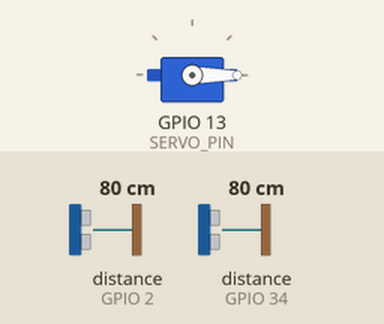
A sketch run on a simulated ESP32. Parts: servo. The inputs (shaded band) are chosen by the test bench; at power-on: distance to the obstacle (sensors on GPIO 2, GPIO 34) 80 cm. The echo pulse lasts 58.3 µs per cm; WiFi joins after 1.5 s; servers stay silent unless stated; no MQTT or app messages arrive unless stated; what the sketch prints to the serial monitor is not drawn.

Above: at 2.7 s.
2.8 s: distance to the obstacle (sensor on GPIO 2) set to 8 cm
5.8 s: distance to the obstacle (sensor on GPIO 2) set to 5 cm
At 6.5 s:
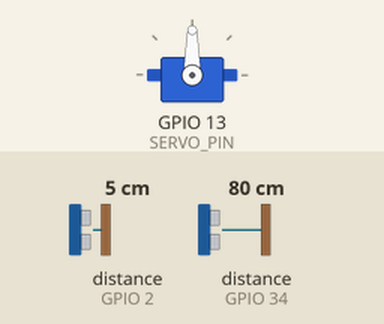
Timing chart, 0 to 16.3 s (numbered marks = the images above; inputs shaded):
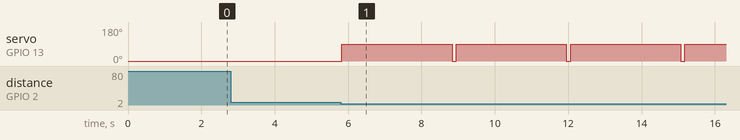

Measured:
- the behaviour switches between 7 and 6 cm on distance to the obstacle (sensor on GPIO 2) (found by bisection; images 0 and 1)
- after the input at 2.8 s, every drawn part: stays the same
- after the input at 5.8 s, servo on GPIO 13 (SERVO_PIN): alternates 90° for 3.0 s and 0° for 0.11 s, starting at once

The sketch:

sketch_oct7b.ino
```cpp
#include <WiFi.h>
#include <PubSubClient.h> // MQTT library
#include <ESP32Servo.h>   // For controlling the Servo motor

// ---------------------------
// 1. WiFi & MQTT Configuration
// ---------------------------
const char* ssid = "REDMI 15C";
const char* password = "benson1234";
const char* mqtt_server = "10.197.145.50"; // Your computer's IP address where Mosquitto is running
const char* mqtt_client_id = "ESP32_Smart_Parking_Client";
const int mqtt_port = 1883; // Standard MQTT port

// MQTT Topics
const char* topic_available_slots = "parking/available_slots";
const char* topic_occupied_slots = "parking/occupied_slots";
const char* topic_gate_status = "parking/gate_status";

// ---------------------------
// 2. Hardware Pin Definitions
// ---------------------------
// Servo Gate
const int SERVO_PIN = 13;
Servo gateServo;
const int GATE_OPEN_ANGLE = 90;  // Angle for open gate
const int GATE_CLOSED_ANGLE = 0; // Angle for closed gate

// Ultrasonic Sensor - Entry
const int TRIG_ENTRY_PIN = 4;
const int ECHO_ENTRY_PIN = 2;

// Ultrasonic Sensor - Exit
const int TRIG_EXIT_PIN = 25;
const int ECHO_EXIT_PIN = 34;

// ---------------------------
// 3. System Variables
// ---------------------------
const int MAX_SLOTS = 4;
int availableSlots = MAX_SLOTS;
int occupiedSlots = 0;
bool gateOpen = false; // Track gate status
const int DETECTION_DISTANCE_CM = 6; // Max distance to consider a car detected
unsigned long lastMsg = 0;
const long interval = 5000; // Update interval for status (5 seconds)

// Connection tracking
unsigned long lastReconnectAttempt = 0;
const long RECONNECT_INTERVAL = 5000; // 5 seconds between reconnect attempts

// ---------------------------
// 4. Object Initialization
// ---------------------------
WiFiClient espClient;
PubSubClient client(espClient);

// ---------------------------
// 5. Function Prototypes
// ---------------------------
void setup_wifi();
bool reconnect();
long readDistanceCM(int trigPin, int echoPin);
void handleGate(bool open);
void updateParkingStatus();
void publishParkingData();
void publishGateStatus(bool isOpen);
void checkWiFiConnection();

// ---------------------------
// 6. Setup Function
// ---------------------------
void setup() {
  Serial.begin(115200);
  Serial.println("Starting ESP32 Smart Parking System...");

  // Initialize Servo
  gateServo.attach(SERVO_PIN);
  handleGate(false); // Start with the gate closed

  // Initialize Ultrasonic Pins
  // Entry Sensor
  pinMode(TRIG_ENTRY_PIN, OUTPUT);
  pinMode(ECHO_ENTRY_PIN, INPUT);
  // Exit Sensor
  pinMode(TRIG_EXIT_PIN, OUTPUT);
  pinMode(ECHO_EXIT_PIN, INPUT);

  setup_wifi();

  // Configure MQTT client with keepalive and connection timeout
  client.setServer(mqtt_server, mqtt_port);
  client.setKeepAlive(60); // 60 second keepalive
  client.setSocketTimeout(30); // 30 second socket timeout

  // No client.setCallback() needed as we are only publishing data.

  Serial.println("Setup complete.");

  // Publish initial status
  if (client.connected()) {
    publishParkingData();
    publishGateStatus(false);
  }
}

// ---------------------------
// 7. Main Loop Function
// ---------------------------
void loop() {
  // Check and maintain WiFi connection
  checkWiFiConnection();

  // Check and maintain MQTT connection
  if (!client.connected()) {
    unsigned long now = millis();
    if (now - lastReconnectAttempt > RECONNECT_INTERVAL) {
      lastReconnectAttempt = now;
      if (reconnect()) {
        lastReconnectAttempt = 0;
      }
    }
  } else {
    client.loop();
  }

  // Read sensor data and manage parking logic only if connected
  if (client.connected()) {
    updateParkingStatus();
  }

  // Basic delay to prevent watchdog timer resets
  delay(100);
}

// ----------------------------------------
// 8. Parking System Logic Implementation
// ----------------------------------------

/**
 * @brief Reads the distance from an ultrasonic sensor.
 * @param trigPin Trigger pin of the sensor.
 * @param echoPin Echo pin of the sensor.
 * @return long Distance in centimeters.
 */
long readDistanceCM(int trigPin, int echoPin) {
  // Clears the trigPin condition
  digitalWrite(trigPin, LOW);
  delayMicroseconds(2);

  // Sets the trigPin HIGH for 10 micro-seconds
  digitalWrite(trigPin, HIGH);
  delayMicroseconds(10);
  digitalWrite(trigPin, LOW);

  // Reads the echoPin, returns the sound wave travel time in microseconds
  long duration = pulseIn(echoPin, HIGH, 30000); // 30ms timeout

  // If pulseIn timed out, return a large distance
  if (duration == 0) {
    return 1000; // Return 1000cm to indicate no detection
  }

  // Calculating the distance in cm
  // Distance = Duration * speed of sound (340 m/s or 0.034 cm/µs) / 2
  long distance = duration * 0.034 / 2;
  return distance;
}

/**
 * @brief Controls the servo gate position and publishes status.
 * @param open True to open the gate, false to close it.
 */
void handleGate(bool open) {
  int targetAngle = open ? GATE_OPEN_ANGLE : GATE_CLOSED_ANGLE;
  gateServo.write(targetAngle);
  gateOpen = open; // Update gate status
  Serial.printf("Gate is now %s (Angle: %d)\n", open ? "OPEN" : "CLOSED", targetAngle);

  // Publish gate status immediately when it changes
  if (client.connected()) {
    publishGateStatus(open);
  }
}

/**
 * @brief Publishes gate status to MQTT.
 * @param isOpen True if gate is open, false if closed.
 */
void publishGateStatus(bool isOpen) {
  const char* status = isOpen ? "OPEN" : "CLOSED";
  if (client.publish(topic_gate_status, status, true)) { // true for retained
    Serial.printf("Gate status published: %s\n", status);
  } else {
    Serial.println("Failed to publish gate status");
  }
}

/**
 * @brief Publishes all parking data to MQTT topics.
 */
void publishParkingData() {
  // Update occupied slots
  occupiedSlots = MAX_SLOTS - availableSlots;

  // Publish available slots
  char availablePayload[10];
  snprintf(availablePayload, 10, "%d", availableSlots);
  if (client.publish(topic_available_slots, availablePayload, true)) { // true for retained
    Serial.printf("Available slots published: %s\n", availablePayload);
  } else {
    Serial.println("Failed to publish available slots");
  }

  // Publish occupied slots
  char occupiedPayload[10];
  snprintf(occupiedPayload, 10, "%d", occupiedSlots);
  if (client.publish(topic_occupied_slots, occupiedPayload, true)) { // true for retained
    Serial.printf("Occupied slots published: %s\n", occupiedPayload);
  } else {
    Serial.println("Failed to publish occupied slots");
  }
}

/**
 * @brief Main function to read sensors, update slot count, and manage gate.
 */
void updateParkingStatus() {
  long distEntry = readDistanceCM(TRIG_ENTRY_PIN, ECHO_ENTRY_PIN);
  long distExit = readDistanceCM(TRIG_EXIT_PIN, ECHO_EXIT_PIN);

  bool carAtEntry = distEntry > 0 && distEntry < DETECTION_DISTANCE_CM;
  bool carAtExit = distExit > 0 && distExit < DETECTION_DISTANCE_CM;

  // --- Entry Logic ---
  if (carAtEntry) {
    if (availableSlots > 0) {
      Serial.println("Car detected at entry. Slot available. Opening gate...");
      handleGate(true); // Open the gate

      // Wait for the car to pass (you might need to fine-tune this delay)
      delay(3000);

      // Re-check if car has moved past the sensor
      if (readDistanceCM(TRIG_ENTRY_PIN, ECHO_ENTRY_PIN) > DETECTION_DISTANCE_CM) {
        availableSlots--;
        Serial.printf("Car entered. Slots remaining: %d\n", availableSlots);
        if (client.connected()) {
          publishParkingData(); // Publish updated slot counts
        }
      } else {
        Serial.println("Car is still blocking entry sensor after delay.");
      }
      handleGate(false); // Close the gate regardless of the second check

    } else {
      Serial.println("Car detected at entry. NO SLOTS AVAILABLE. Gate remains closed.");
      handleGate(false); // Ensure it's closed
    }
  }

  // --- Exit Logic ---
  if (carAtExit) {
    // A car is detected at the exit sensor
    Serial.println("Car detected at exit. Opening gate for exit...");
    handleGate(true); // Open the gate

    // Wait for the car to pass
    delay(3000);

    // Re-check if car has moved past the sensor
    if (readDistanceCM(TRIG_EXIT_PIN, ECHO_EXIT_PIN) > DETECTION_DISTANCE_CM) {
        if (availableSlots < MAX_SLOTS) {
          availableSlots++;
          Serial.printf("Car exited. Slots remaining: %d\n", availableSlots);
          if (client.connected()) {
            publishParkingData(); // Publish updated slot counts
          }
        }
    } else {
      Serial.println("Car is still blocking exit sensor after delay.");
    }
    handleGate(false); // Close the gate regardless of the second check
  }

  // --- Periodic MQTT Publishing ---
  unsigned long now = millis();
  if (now - lastMsg > interval) {
    lastMsg = now;
    if (client.connected()) {
      publishParkingData(); // Publish periodic updates
    }
  }
}

// ---------------------------
// 9. Networking Functions
// ---------------------------

/**
 * @brief Checks and maintains WiFi connection
 */
void checkWiFiConnection() {
  if (WiFi.status() != WL_CONNECTED) {
    Serial.println("WiFi connection lost. Reconnecting...");
    setup_wifi();
  }
}

/**
 * @brief Connects to the Wi-Fi network.
 */
void setup_wifi() {
  delay(10);
  Serial.println();
  Serial.print("Connecting to ");
  Serial.println(ssid);

  WiFi.disconnect();
  WiFi.begin(ssid, password);

  int attempts = 0;
  while (WiFi.status() != WL_CONNECTED && attempts < 20) {
    delay(500);
    Serial.print(".");
    attempts++;
  }

  if (WiFi.status() == WL_CONNECTED) {
    Serial.println("");
    Serial.println("WiFi connected");
    Serial.print("IP address: ");
    Serial.println(WiFi.localIP());
  } else {
    Serial.println("");
    Serial.println("Failed to connect to WiFi");
  }
}

/**
 * @brief Handles reconnection to the MQTT broker.
 * @return true if connected successfully, false otherwise
 */
bool reconnect() {
  Serial.print("Attempting MQTT connection...");

  // Attempt to connect with clean session
  if (client.connect(mqtt_client_id)) {
    Serial.println("connected");

    // Publish initial status after reconnection
    publishParkingData();
    publishGateStatus(gateOpen);
    return true;
  } else {
    Serial.print("failed, rc=");
    Serial.print(client.state());
    Serial.println(" try again in 5 seconds");
    return false;
  }
}
```
